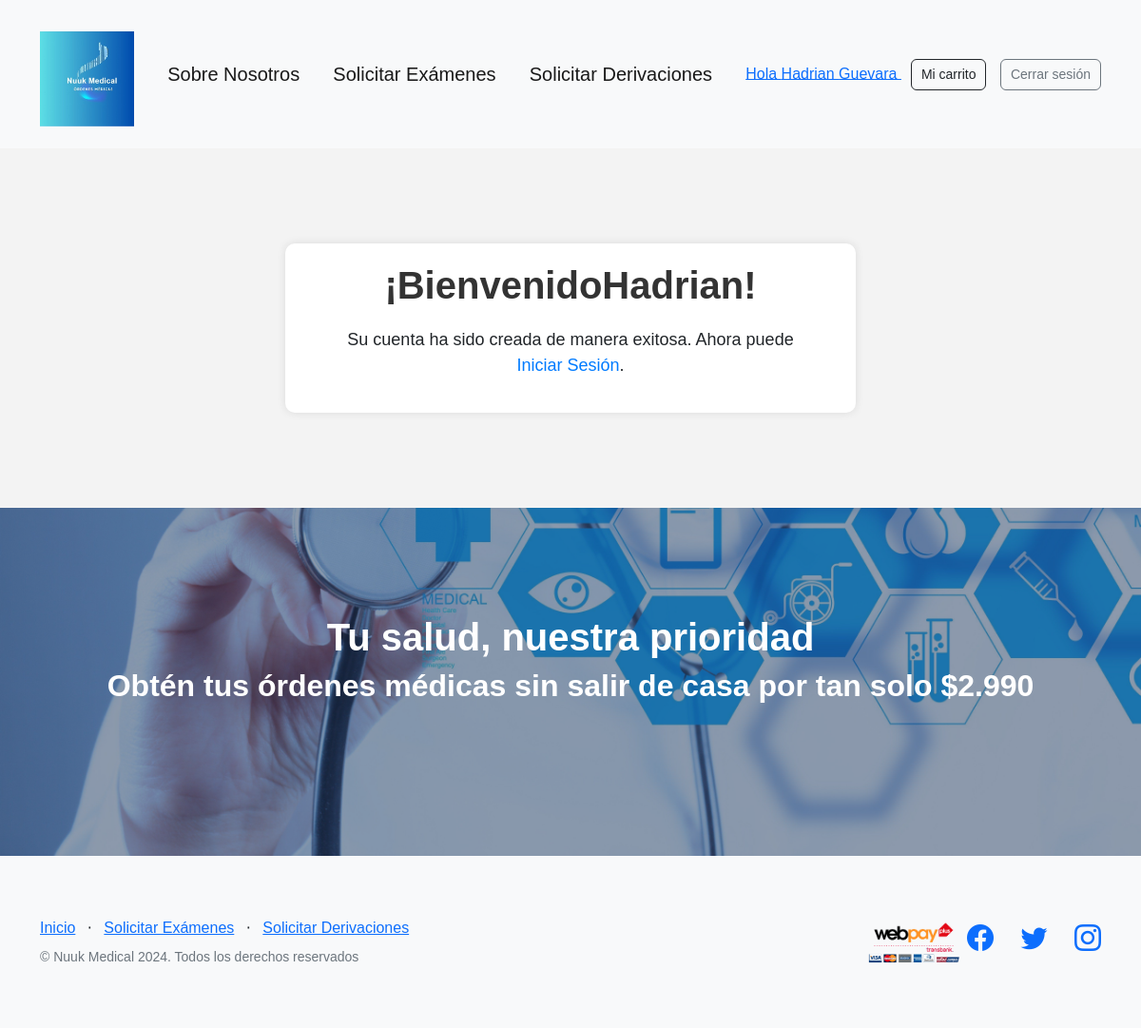
Screenshot of /registro-exitoso/ (signed in) with the database file from the repository.
### AppWeb/models.py (models this page shows, shortened)
class CustomUser(AbstractUser):
    nombre = models.CharField('Nombre', max_length=100)
    apellido = models.CharField('Apellido', max_length=100)
    email = models.EmailField('Correo electronico', unique=True)
    region = models.CharField('Region', max_length=100)
    comuna = models.CharField('Comuna', max_length=100)
    direccion = models.CharField(max_length=255)
    telefono_contacto = models.CharField(max_length=20)
    fecha_nacimiento = models.DateField()
    rut = models.CharField(max_length=12, unique=True)
    genero = models.CharField(max_length=1, choices=(
        ('M', 'Masculino'),
        ('F', 'Femenino'),
        ('O', 'Otro'),
    ))
    objects = CustomUserManager()
    USERNAME_FIELD = 'email'
    REQUIRED_FIELDS = ['nombre', 'apellido', 'direccion', 'telefono_contacto', 'fecha_nacimiento', 'rut', 'genero', 'region', 'comuna']
    groups = models.ManyToManyField(
        'auth.Group',
        verbose_name='groups',
        blank=True,
        related_name='customuser_set',
        related_query_name='user'
    )
    user_permissions = models.ManyToManyField(
        'auth.Permission',
        verbose_name='user permissions',
        blank=True,
        related_name='customuser_set',
        related_query_name='user'
    )

### AppWeb/views.py (the view)
# urls.py: path('registro-exitoso/',views.registro_done, name='registro-exitoso'),
def registro_done(request):
    return render(request,'registration/registro_done.html')

### AppWeb/templates/registration/registro_done.html (shortened to what this page needs)
{% extends "base.html" %}
{% load static %}
{% block content %}
<body style="font-family: Arial, sans-serif; margin: 0; padding: 0; background-color: #f3f3f3;">
    <div style="max-width: 600px; margin: 100px auto; padding: 20px; background-color: #fff; border-radius: 10px; box-shadow: 0 0 10px rgba(0, 0, 0, 0.1);">
        <h1 style="color: #333; text-align: center;">¡Bienvenido{{user.nombre}}!</h1>
        <p style="font-size: 18px; text-align: center; margin-top: 20px;">
            Su cuenta ha sido creada de manera exitosa.
            Ahora puede <br> <a href="{% url 'login' %}" style="color: #007bff; text-decoration: none;">Iniciar Sesión</a>.
        </p>
    </div>
{% endblock %}

### AppWeb/templates/base.html (shortened to what this page needs)
<!DOCTYPE html>
<html lang="en">
    <head>
        {% load static %}
        <link rel="stylesheet" href="https://stackpath.bootstrapcdn.com/bootstrap/4.5.2/css/bootstrap.min.css">
        <link href="https://cdn.jsdelivr.net/npm/bootstrap-icons@1.5.0/font/bootstrap-icons.css" rel="stylesheet" type="text/css" />
        <link href="{% static 'css/styles.css' %}" rel="stylesheet"/>
        <link rel="stylesheet" href="https://cdnjs.cloudflare.com/ajax/libs/toastify-js/1.11.0/toastify.min.css">
    </head>
    <body>
        <nav class="navbar navbar-light bg-light static-top">
            <div class="container">
                <a class="navbar-brand" href="{% url 'index' %}">
                    <img src="{% static 'assets/img/logoazul.jpeg' %}" alt="Nuuk Medical" style="display: block; margin: 20px auto 10px; height: 100px;">
                </a>
                <a class="navbar-brand" href="{% url 'nosotros' %}">Sobre Nosotros</a>
                <a class="navbar-brand" href="{% url 'ver_categorias' %}">Solicitar Exámenes</a>
                <a class="navbar-brand" href="{% url 'derivaciones' %}">Solicitar Derivaciones</a>
                {% if request.user.is_authenticated %}
                <div class="navbar-item">
                    <a href="{% url 'mi_cuenta' %}" class="navbar-link">
                        Hola {{ request.user.nombre|default:request.user.username }} {{ request.user.apellido|default:'' }}
                    </a>
                    <a href="{% url 'resumen_carrito' %}" class="btn btn-outline-dark custom-btn">Mi carrito</a>
                    <a href="{% url 'logout' %}" class="btn btn-outline-secondary custom-btn">Cerrar sesión</a>
                </div>
                {% else %}
                <a class="btn btn-outline-primary custom-btn" href="{% url 'login' %}">Iniciar Sesión</a>
                {% endif %}
                </div>
                </nav>
    {% block content %}
    {% endblock %}
    <section class="call-to-action text-white text-center" style="background-image: url('{% static "assets/img/fondo.jpg" %}');" id="signup">
        <div class="container position-relative">
            <div class="row justify-content-center">
                <div class="text-center text-white">
                    <h1>Tu salud, nuestra prioridad</h1>
                    <h2>Obtén tus órdenes médicas sin salir de casa por tan solo $2.990</h2>
                </div>
            </div>
        </div>
    </section>
    <footer class="footer bg-light">
        <div class="container">
            <div class="row">
                <div class="col-lg-6 h-100 text-center text-lg-start my-auto">
                    <ul class="list-inline mb-2">
                        <li class="list-inline-item"><a href="{% url 'index' %}">Inicio</a></li>
                        <li class="list-inline-item">⋅</li>
                        <li class="list-inline-item"><a href="{% url 'ver_categorias' %}">Solicitar Exámenes</a></li>
                        <li class="list-inline-item">⋅</li>
                        <li class="list-inline-item"><a href="{% url 'derivaciones' %}">Solicitar Derivaciones</a></li>
                    </ul>
                    <p class="text-muted small mb-4 mb-lg-0">&copy; Nuuk Medical 2024. Todos los derechos reservados</p>
                </div>
                <div class="col-lg-6 h-100 text-center text-lg-end my-auto">
                    <ul class="list-inline mb-0">
                        <img src="{% static 'assets/img/webpay.png' %}" style="width: 100px; height: auto;">
                        <li class="list-inline-item me-4">
                            <a href="#!"><i class="bi-facebook fs-3"></i></a>
                        </li>
                        <li class="list-inline-item me-4">
                            <a href="#!"><i class="bi-twitter fs-3"></i></a>
                        </li>
                        <li class="list-inline-item">
                            <a href="#!"><i class="bi-instagram fs-3"></i></a>
                        </li>
                    </ul>
                </div>
            </div>
        </div>
    </footer>
</body>
</html>

### AppWeb/templates/base.html (style rules this page uses)
.custom-btn { padding: 5px 10px; font-size: 14px; margin-left: 10px; }

### rows the page displays
CustomUser: user.nombre "Hadrian", user.apellido "Guevara", nombre "Hadrian"
